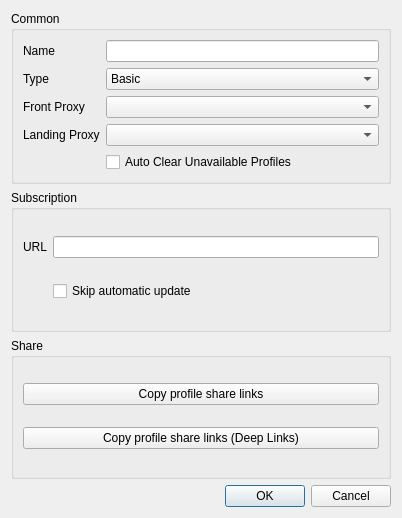
<?xml version="1.0" encoding="UTF-8"?>
<ui version="4.0">
 <class>DialogEditGroup</class>
 <widget class="QDialog" name="DialogEditGroup">
  <property name="geometry">
   <rect>
    <x>0</x>
    <y>0</y>
    <width>402</width>
    <height>518</height>
   </rect>
  </property>
  <property name="minimumSize">
   <size>
    <width>400</width>
    <height>300</height>
   </size>
  </property>
  <property name="windowTitle">
   <string>Edit Group</string>
  </property>
  <layout class="QVBoxLayout" name="verticalLayout">
   <item>
    <widget class="QGroupBox" name="cat_common">
     <property name="sizePolicy">
      <sizepolicy hsizetype="Preferred" vsizetype="Maximum">
       <horstretch>0</horstretch>
       <verstretch>0</verstretch>
      </sizepolicy>
     </property>
     <property name="title">
      <string>Common</string>
     </property>
     <layout class="QGridLayout" name="main">
      <item row="3" column="1">
       <widget class="QComboBox" name="landing_proxy"/>
      </item>
      <item row="1" column="1">
       <widget class="QComboBox" name="type">
        <item>
         <property name="text">
          <string>Basic</string>
         </property>
        </item>
        <item>
         <property name="text">
          <string>Subscription</string>
         </property>
        </item>
       </widget>
      </item>
      <item row="0" column="0">
       <widget class="QLabel" name="label">
        <property name="text">
         <string>Name</string>
        </property>
       </widget>
      </item>
      <item row="3" column="0">
       <widget class="QLabel" name="landing_proxy_l">
        <property name="text">
         <string>Landing Proxy</string>
        </property>
       </widget>
      </item>
      <item row="2" column="1">
       <layout class="QHBoxLayout" name="horizontalLayout">
        <item>
         <widget class="QComboBox" name="front_proxy"/>
        </item>
       </layout>
      </item>
      <item row="1" column="0">
       <widget class="QLabel" name="label_2">
        <property name="text">
         <string>Type</string>
        </property>
       </widget>
      </item>
      <item row="2" column="0">
       <widget class="QLabel" name="front_proxy_l">
        <property name="text">
         <string>Front Proxy</string>
        </property>
       </widget>
      </item>
      <item row="0" column="1">
       <widget class="QLineEdit" name="name"/>
      </item>
      <item row="4" column="1">
       <widget class="QCheckBox" name="auto_clear_unavailable">
        <property name="text">
         <string>Auto Clear Unavailable Profiles</string>
        </property>
       </widget>
      </item>
     </layout>
     <zorder>label</zorder>
     <zorder>front_proxy_l</zorder>
     <zorder>type</zorder>
     <zorder>label_2</zorder>
     <zorder>landing_proxy</zorder>
     <zorder>landing_proxy_l</zorder>
     <zorder>name</zorder>
     <zorder>auto_clear_unavailable</zorder>
    </widget>
   </item>
   <item>
    <widget class="QGroupBox" name="cat_sub">
     <property name="title">
      <string>Subscription</string>
     </property>
     <layout class="QGridLayout" name="_2">
      <item row="0" column="0">
       <widget class="QLabel" name="label_4">
        <property name="text">
         <string>URL</string>
        </property>
       </widget>
      </item>
      <item row="0" column="1">
       <widget class="MyLineEdit" name="url"/>
      </item>
      <item row="1" column="1">
       <widget class="QCheckBox" name="skip_auto_update">
        <property name="text">
         <string>Skip automatic update</string>
        </property>
       </widget>
      </item>
     </layout>
    </widget>
   </item>
   <item>
    <widget class="QGroupBox" name="cat_share">
     <property name="title">
      <string>Share</string>
     </property>
     <layout class="QVBoxLayout" name="verticalLayout_2">
      <item>
       <widget class="QPushButton" name="copy_links">
        <property name="text">
         <string>Copy profile share links</string>
        </property>
       </widget>
      </item>
      <item>
       <widget class="QPushButton" name="copy_links_nkr">
        <property name="text">
         <string>Copy profile share links (Deep Links)</string>
        </property>
       </widget>
      </item>
     </layout>
    </widget>
   </item>
   <item>
    <widget class="QDialogButtonBox" name="buttonBox">
     <property name="standardButtons">
      <set>QDialogButtonBox::StandardButton::Cancel|QDialogButtonBox::StandardButton::Ok</set>
     </property>
    </widget>
   </item>
  </layout>
 </widget>
 <customwidgets>
  <customwidget>
   <class>MyLineEdit</class>
   <extends>QLineEdit</extends>
   <header>include/ui/utils/MyLineEdit.h</header>
  </customwidget>
 </customwidgets>
 <tabstops>
  <tabstop>name</tabstop>
  <tabstop>type</tabstop>
  <tabstop>url</tabstop>
  <tabstop>skip_auto_update</tabstop>
  <tabstop>copy_links</tabstop>
  <tabstop>copy_links_nkr</tabstop>
 </tabstops>
 <resources/>
 <connections>
  <connection>
   <sender>buttonBox</sender>
   <signal>rejected()</signal>
   <receiver>DialogEditGroup</receiver>
   <slot>reject()</slot>
   <hints>
    <hint type="sourcelabel">
     <x>199</x>
     <y>275</y>
    </hint>
    <hint type="destinationlabel">
     <x>199</x>
     <y>149</y>
    </hint>
   </hints>
  </connection>
  <connection>
   <sender>buttonBox</sender>
   <signal>accepted()</signal>
   <receiver>DialogEditGroup</receiver>
   <slot>accept()</slot>
   <hints>
    <hint type="sourcelabel">
     <x>199</x>
     <y>291</y>
    </hint>
    <hint type="destinationlabel">
     <x>199</x>
     <y>157</y>
    </hint>
   </hints>
  </connection>
 </connections>
</ui>
